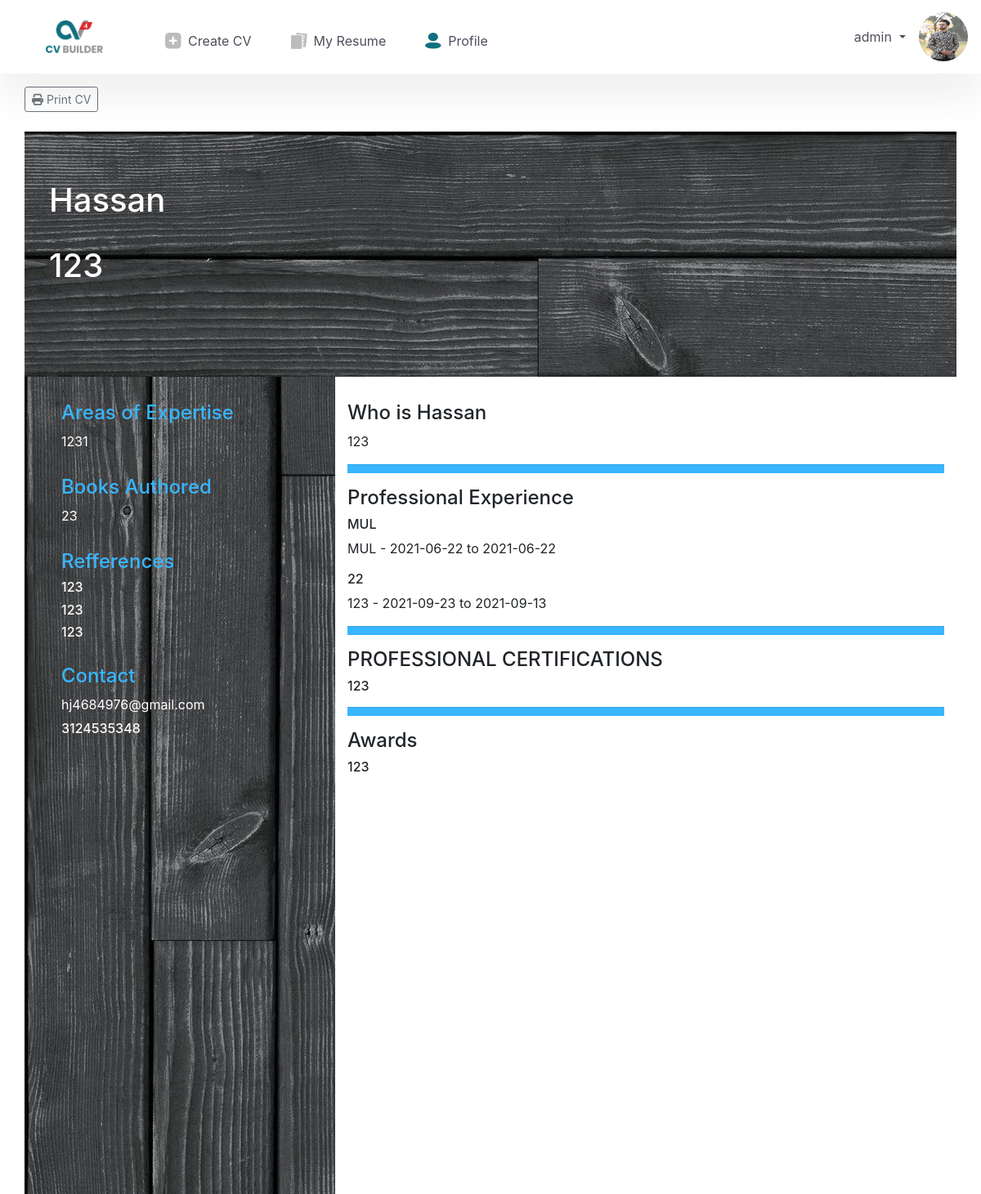
The page /dashboard/generateblackcv/47 (signed in) on the database its author committed.
### dashboard/models.py (models this page shows, shortened)
class Profile(models.Model):
    boolChoice = (
        ("Male", "Male"), ("Female", "Female"))
    name = models.CharField(max_length=50)
    fname = models.TextField(max_length=50)
    age = models.IntegerField()
    gender = models.CharField(max_length=10, choices=boolChoice)
    profile_pic = models.ImageField(default='place.png')
    email = models.TextField(max_length=20, default=None)
    contactno1 = models.IntegerField(default=None)
    contactno2 = models.IntegerField(blank=True, null=True)
    linkedin = models.TextField(max_length=50, default=None)
    address = models.TextField(max_length=100, default=None)
    education = models.ManyToManyField(ProfileEducation, default=None)
    experience = models.ManyToManyField(ProfileExperience, default=None)
    skills = models.ManyToManyField(ProfileSkills, default=None)
    user = models.ManyToManyField(User, blank=True)

class ProfileProfessioncv2(models.Model):
    procv2 = models.TextField(blank=True, max_length=300)

class ProfileAreaofexpertisecv2(models.Model):
    areaofexpertisecv2 = models.TextField(blank=True, max_length=300)

class ProfileBooksAuthoredcv2(models.Model):
    bookscv2 = models.TextField(blank=True, max_length=300)

class ProfileReferencescv2(models.Model):
    refcv2 = models.TextField(blank=True, max_length=300)
    orgcv2 = models.TextField(blank=True, max_length=300)
    emailcv2 = models.TextField(blank=True, max_length=300)

class ProfileIntroductioncv2(models.Model):
    introcv2 = models.TextField(blank=True, max_length=300)

class ProfileExperience(models.Model):
    organization = models.TextField(max_length=20)
    previousDesignation = models.TextField(max_length=20)
    startingDate = models.TextField(max_length=20)
    endingDate = models.TextField(max_length=20)
    responsibilities = models.TextField(max_length=100)

class ProfileCertificatecv2(models.Model):
    certcv2 = models.TextField(blank=True, max_length=300)

class ProfileAwardscv2(models.Model):
    awcv2 = models.TextField(blank=True, max_length=300)

### dashboard/views.py (the view)
# urls.py: path('generateblackcv/<id>', views.generateCV2, name='generateblackcv')
def generateCV2(request, id):
    uid = request.user.id
    detail = Profile.objects.filter(user=request.user).first()
    cv2 = CV2.objects.get(id=id, user=request.user)
    print(cv2)
    return render(request, 'dashboard/cvblack.html', {'detail': detail, 'id': uid, 'cv': cv2})

### dashboard/templates/dashboard/cvblack.html (shortened to what this page needs)
{% extends 'basetemplate.html' %}
{% load static %}
{%block content  %}
    <div class="container mt-3" style="padding-left: 0px; padding-right: 0px;">
        <a  href="{% url 'dashboard:printblackcv' cv.id %}"  target="_blank" class="btn btn-sm btn-outline-secondary"><i class="fas fa-print"></i> Print CV</a>
        <div><br></div>
        <div class="container-fluid" style="height: 100%">
            <div class="row" style="background-color: black; color: white ; padding-top: 20px ; height: 300px ; background-image: url({% static 'woodhr.jpg' %})">
                <div style="margin-left: 30px; margin-bottom: 30px; margin-top: 40px">
                    <h1>{{ detail.name }}</h1> <br>
                    {% for pro in cv.professsioncv2.all %}
                        <h1>{{ pro.procv2 }}</h1>
                    {% endfor %}
                </div>
            </div>
            <div class="row">
                <div class="col-4" style="color: white; padding-top: 30px;min-height: 1000px; background-image: url({% static 'wood.jpg' %});">
                    <div style="margin-left: 30px; margin-bottom: 30px">
                        <h4 style="color:  #38b6ff"> Areas of Expertise </h4>
                        {% for aox in cv.area_of_expertisecv2.all %}
                            <p>{{ aox.areaofexpertisecv2 }}</p>
                        {% endfor %}
                    </div>
                    <div style="margin-left: 30px; margin-bottom: 30px">
                        <h4 style="color:  #38b6ff"> Books Authored </h4>
                        {% for boa in cv.books_authored.all %}
                            <p>{{ boa.bookscv2 }}</p>
                        {% endfor %}
                    </div>
                    <div style="margin-left: 30px; margin-bottom: 30px">
                        <h4 style="color:  #38b6ff"> Refferences </h4>
                        {% for ref in cv.referencescv2.all %}
                            <h6>{{ ref.refcv2 }}</h6>
                            <h6>{{ref.orgcv2 }}</h6>
                            <h6>{{ref.emailcv2 }}</h6>
                        {% endfor %}
                    </div>
                    <div style="margin-left: 30px; margin-bottom: 30px">
                        <h4 style="color:  #38b6ff"> Contact </h4>
                        <h7>{{ detail.email }}</h7>
                        <h6>{{ detail.contactno1 }}</h6>
                    </div>
                </div>
                <div class="col-8" style="padding-top: 30px">
                    <div>
                        <h4>Who is {{ detail.name }}</h4>
                        {% for intro in cv.introductioncv2.all %}
                            <p>{{ intro.introcv2 }}</p>
                        {% endfor %}
                    </div>
                    <hr  style="background-color: #38b6ff; height: 10px">
                    <div>
                        <h4>Professional Experience </h4>
                        {% for exp in detail.experience.all %}
                            <h6>{{ exp.organization }} </h6>
                            <p>{{ exp.previousDesignation}} - {{ exp.startingDate }} to {{ exp.endingDate }}</p>
                        {% endfor %}
                    </div>
                    <hr  style="background-color: #38b6ff; height: 10px">
                    <div>
                        <h4>PROFESSIONAL CERTIFICATIONS</h4>
                        {% for cer in cv.certificatecv2.all %}
                        <h6>{{ cer.certcv2 }} </h6>
                        {% endfor %}
                    </div>
                    <hr  style="background-color: #38b6ff; height: 10px">
                    <div>
                        <h4>Awards</h4>
                        {% for awd in cv.awardscv2.all %}
                        <h6>{{ awd.awcv2 }}</h6>
                        {% endfor %}
                    </div>
                </div>
            </div>
        </div>
    </div>
{% endblock %}

### templates/basetemplate.html (shortened to what this page needs)
{% load static %}
<!doctype html>
<html lang="en">
<head>
    <link rel="stylesheet" href="https://maxcdn.bootstrapcdn.com/bootstrap/4.0.0/css/bootstrap.min.css">
    <link rel="stylesheet" href="https://ajax.googleapis.com/ajax/libs/jqueryui/1.12.1/themes/smoothness/jquery-ui.css">
</head>
<body>
<nav class="navbar navbar-expand-lg nav1">
    <a class="navbar-brand" href="{% url 'dashboard:dashboard_view' %}">
        <img class="logo" src={% static 'CV-Builder.png' %} width="70" height="40" alt="">
    </a>
    <div class="collapse navbar-collapse" id="navbarNavAltMarkup">
        <ul class="navbar-nav">
            <li class="nav-item">
                <img class="img1" src={% static 'create_cv.png' %}  alt="" height="20px" width="20px" align="left">
                <a class="nav-link nav2" href="{% url 'dashboard:selectcv' %}">Create CV</a>
            </li>
            <li class="nav-item">
                <img class="img2" src={% static 'Resume_pages.png' %} alt="" height="20px" width="20px" align="left">
                <a class="nav-link nav3" href="{% url 'pages:createpage' %}">My Resume</a>
            </li>
            <li class="nav-item">
                <img class="img2"  src={% static 'Profile.png' %} alt="" height="20px" width="20px" align="left">
                <a class="nav-link nav3" href="{% url 'dashboard:profile_form'  %}">Profile</a>
            </li>
        </ul>
    </div>
    <div class="dropdown">
        <a class="btn btn-secondary dropdown-toggle" href="#" role="button" id="dropdownMenuLink" data-toggle="dropdown" aria-haspopup="true" aria-expanded="false" style="background-color: #fff; color: #4D4F5C; border: none;">
             {{ request.user }}
        </a>
        <img  style="width: 60px; height: 60px ;border-radius: 100%" src="{{detail.profile_pic.url}}">
    </div>
</nav>
<div class="container-fluid">
    {% block content %}
    {% endblock %}
</div>
</body>
</html>

### rows shown on the page
Profile: profile_pic (picture), name "Hassan", email "hj4684976@gmail.com", contactno1 "3124535348"
ProfileProfessioncv2: procv2 "123"
ProfileAreaofexpertisecv2: areaofexpertisecv2 "1231"
ProfileBooksAuthoredcv2: bookscv2 "23"
ProfileReferencescv2: refcv2 "123", orgcv2 "123", emailcv2 "123"
ProfileIntroductioncv2: introcv2 "123"
ProfileExperience: organization "MUL", previousDesignation "MUL", startingDate "2021-06-22", endingDate "2021-06-22"
ProfileExperience: organization "22", previousDesignation "123", startingDate "2021-09-23", endingDate "2021-09-13"
ProfileCertificatecv2: certcv2 "123"
ProfileAwardscv2: awcv2 "123"

### other values the page prints
{{ request.user }} "admin"
